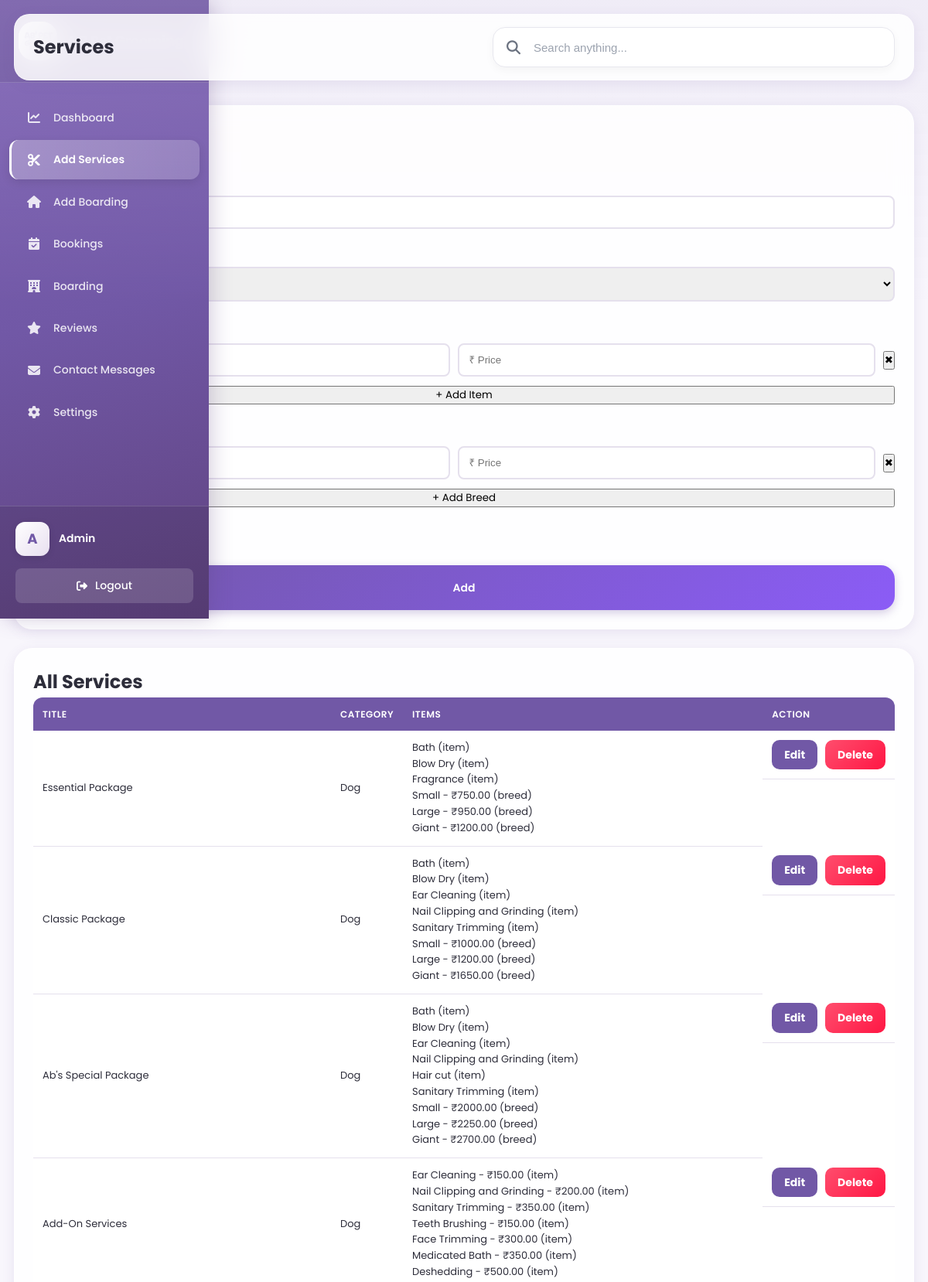
Screenshot of /admin/services.php (signed in, upper part) with the database file from the repository.
### tables this page shows
CREATE TABLE `service_cards` (
  `id` int(11) NOT NULL,
  `title` varchar(255) DEFAULT NULL,
  `category` enum('dog','cat') DEFAULT NULL
);

CREATE TABLE `service_card_items` (
  `id` int(11) NOT NULL,
  `service_id` int(11) DEFAULT NULL,
  `type` enum('item','breed') DEFAULT NULL,
  `name` varchar(255) DEFAULT NULL,
  `price` decimal(10,2) DEFAULT NULL
);

### admin/services.php (the view, shortened to what this page needs)
<?php
include '../config/db.php';
$editData = null;
$services = mysqli_query($conn, "SELECT * FROM service_cards ORDER BY id ASC");
require_once 'includes/header.php';
?>
<div class="card admin-card">
<form method="POST" class="admin-form">
<h2 class="form-title">Manage Services</h2>
<label>Title</label>
<input type="text" name="title"
value="<?php echo $editData['title'] ?? ''; ?>" required>
<label>Category</label>
<select name="category">
  <option value="dog" <?php if(($editData['category'] ?? '')=='dog') echo 'selected'; ?>>Dog</option>
</select>
<h3>Items</h3>
<div id="items">
<div class="item-row">
<input type="text" name="item_name[]" placeholder="Service Item">
<input type="number" name="item_price[]" placeholder="₹ Price">
<button type="button" onclick="removeItem(this)">✖</button>
</div>
</div>
<button type="button" onclick="addItem()">+ Add Item</button>
<h3>Breed Pricing</h3>
<div id="breeds">
<div class="item-row">
<input type="text" name="breed_name[]" placeholder="Small / Large / Giant">
<input type="number" name="breed_price[]" placeholder="₹ Price">
<button type="button" onclick="removeItem(this)">✖</button>
</div>
</div>
<button type="button" onclick="addBreed()">+ Add Breed</button>
<br><br>
<?php if($editData){ ?>
<button type="submit" name="update_service" class="btn btn-primary">Update</button>
<?php } else { ?>
<button type="submit" name="add_service" class="btn btn-primary">Add</button>
<?php } ?>
</form>
</div>
<div class="card admin-card">
<h2>All Services</h2>
<table class="premium-table">
<tr>
<th>Title</th>
<th>Category</th>
<th>Items</th>
<th>Action</th>
</tr>
<?php while($s = mysqli_fetch_assoc($services)): ?>
<tr>
<td><?php echo $s['title']; ?></td>
<td><?php echo ucfirst($s['category']); ?></td>
<td>
<?php
$items = mysqli_query($conn, "SELECT * FROM service_card_items WHERE service_id=".$s['id']);
while($i = mysqli_fetch_assoc($items)){
    echo "<div>";
    echo $i['name'];
    if($i['price']){
        echo " - ₹".$i['price'];
    }
    echo " (".$i['type'].")";
    echo "</div>";
}
?>
</td>
<td class="action-buttons">
<a href="?edit=<?php echo $s['id']; ?>"
class="edit-btn">
Edit
</a>
<a href="?delete=<?php echo $s['id']; ?>"
class="delete-btn"
onclick="return confirm('Delete this service?')">
Delete
</a>
</td>
</tr>
<?php endwhile; ?>
</table>
</div>
<?php require_once 'includes/footer.php'; ?>

### admin/css/style.css (style rules this page uses)
:root { --primary: #7158a6; --primary-light: #9d8ac7; --primary-lighter: #c5b8e0; --primary-dark: #5a3f86; --secondary: #E6D9F5; --bg-soft: #F8F6FC; --bg-white: #FFFFFF; --accent: #a389c4; --text-dark: #2D2D3A; --text-light: #6B6B7B; --text-muted: #9B9BAB; --border: #E5E0ED; --success: #4CAF50; --warning: #FF9800; --danger: #E53935; --info: #2196F3; --shadow-sm: 0 2px 8px rgba(113, 88, 166, 0.08); --shadow-md: 0 4px 16px rgba(113, 88, 166, 0.12); --shadow-lg: 0 8px 32px rgba(113, 88, 166, 0.16); --glass: rgba(255, 255, 255, 0.85); --glass-border: rgba(255, 255, 255, 0.5); --radius-sm: 8px; --radius-md: 12px; --radius-lg: 20px; --radius-xl: 24px; --sidebar-width: 270px; --admin-fixed-header-height: 76px; --admin-fixed-header-height-mobile: 64px; }
* { margin: 0; padding: 0; box-sizing: border-box; }
body { font-family: 'Poppins', -apple-system, BlinkMacSystemFont, sans-serif; background: var(--bg-soft); color: var(--text-dark); line-height: 1.6; overflow-x: hidden; }
a { text-decoration: none; color: inherit; }
button { font-family: inherit; cursor: pointer; }
.card { background: var(--glass); backdrop-filter: blur(20px); -webkit-backdrop-filter: blur(20px); border-radius: var(--radius-lg); padding: 24px; border: 1px solid var(--glass-border); box-shadow: var(--shadow-sm); transition: all 0.3s ease; margin-bottom: 24px; }
.btn { padding: 12px 24px; border: none; border-radius: var(--radius-sm); font-size: 14px; font-weight: 600; cursor: pointer; transition: all 0.3s cubic-bezier(0.4, 0, 0.2, 1); display: inline-flex; align-items: center; justify-content: center; gap: 8px; }
.btn-primary { background: linear-gradient(135deg, var(--primary) 0%, var(--primary-dark) 100%); color: #fff; box-shadow: 0 4px 12px rgba(113, 88, 166, 0.3); }
table { width: 100%; border-collapse: separate; border-spacing: 0; background: var(--bg-white); border-radius: var(--radius-md); overflow: hidden; }
table th { padding: 16px; text-align: left; font-weight: 600; color: #fff; font-size: 12px; text-transform: uppercase; letter-spacing: 0.5px; white-space: nowrap; }
table th:first-child { border-top-left-radius: 0; }
table th:last-child { border-top-right-radius: 0; }
table td { padding: 16px; border-bottom: 1px solid var(--border); font-size: 13px; }
table tbody tr { transition: all 0.2s ease; }
.action-buttons { display: flex; gap: 8px; }
.admin-card { padding: 24px; border-radius: 16px; background: var(--glass); backdrop-filter: blur(15px); box-shadow: var(--shadow-md); margin-bottom: 24px; }
.admin-form { display: flex; flex-direction: column; gap: 12px; }
.form-title { font-size: 20px; font-weight: 600; margin-bottom: 10px; }
.admin-form input, .admin-form select { padding: 12px; border-radius: 8px; border: 2px solid var(--border); transition: 0.3s; }
.item-row { display: flex; gap: 10px; align-items: center; }
.item-row input { flex: 1; }
.premium-table { width: 100%; border-collapse: collapse; }
.premium-table th { background: var(--primary); color: white; padding: 12px; }
.premium-table td { padding: 12px; border-bottom: 1px solid var(--border); }
.edit-btn { background: #7158a6; color: white; padding: 6px 10px; border-radius: 6px; text-decoration: none; }
.delete-btn { background: #E53935; color: white; padding: 6px 10px; border-radius: 6px; text-decoration: none; }
.card { width:100%; border-radius:24px; overflow:hidden; }
.btn-primary { height:58px; border:none; border-radius:18px; padding:0 28px; background:linear-gradient(135deg,#7158a6,#8b5cf6); color:#fff; font-weight:600; }
.action-buttons { display:flex; align-items:center; justify-content:center; gap:10px; }

### admin/services.php (style rules this page uses)
.action-buttons { display:flex; gap:10px; align-items:center; }
.edit-btn { background: linear-gradient(135deg,#7158a6,#7158a6); color:#fff; padding:8px 16px; border-radius:10px; text-decoration:none; font-weight:700; font-size:14px; transition:0.3s; }
.delete-btn { background: linear-gradient(135deg,#ff4d6d,#ff1744); color:#fff; padding:8px 16px; border-radius:10px; text-decoration:none; font-weight:700; font-size:14px; transition:0.3s; }

### rows the page displays
service_cards: title "Essential Package", category "Dog"
service_card_items: name "Bath", type "item"
service_card_items: name "Blow Dry", type "item"
service_card_items: name "Fragrance", type "item"
service_card_items: name "Small", price "750.00", type "breed"
service_card_items: name "Large", price "950.00", type "breed"
service_card_items: name "Giant", price "1200.00", type "breed"
service_cards: title "Classic Package", category "Dog"
service_card_items: name "Bath", type "item"
service_card_items: name "Blow Dry", type "item"
service_card_items: name "Ear Cleaning", type "item"
service_card_items: name "Nail Clipping and Grinding", type "item"
service_card_items: name "Sanitary Trimming", type "item"
service_card_items: name "Small", price "1000.00", type "breed"
service_card_items: name "Large", price "1200.00", type "breed"
service_card_items: name "Giant", price "1650.00", type "breed"
service_cards: title "Ab's Special Package", category "Dog"
service_card_items: name "Bath", type "item"
service_card_items: name "Blow Dry", type "item"
service_card_items: name "Ear Cleaning", type "item"
service_card_items: name "Nail Clipping and Grinding", type "item"
service_card_items: name "Hair cut", type "item"
service_card_items: name "Sanitary Trimming", type "item"
service_card_items: name "Small", price "2000.00", type "breed"
service_card_items: name "Large", price "2250.00", type "breed"
service_card_items: name "Giant", price "2700.00", type "breed"
service_cards: title "Add-On Services", category "Dog"
service_card_items: name "Ear Cleaning", price "150.00", type "item"
service_card_items: name "Nail Clipping and Grinding", price "200.00", type "item"
service_card_items: name "Sanitary Trimming", price "350.00", type "item"
service_card_items: name "Teeth Brushing", price "150.00", type "item"
service_card_items: name "Face Trimming", price "300.00", type "item"
service_card_items: name "Medicated Bath", price "350.00", type "item"
service_card_items: name "Deshedding", price "500.00", type "item"

### other values shown
$page_title "Services"
